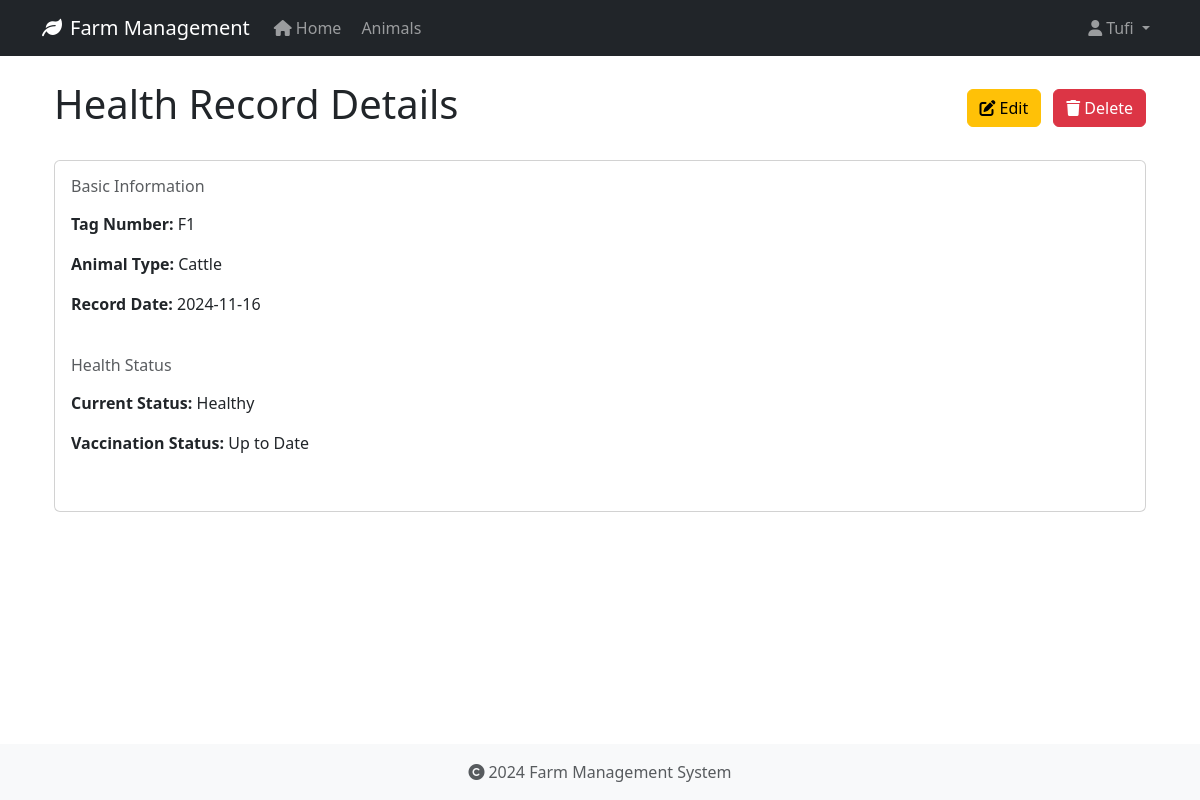
The app's page /health-records/2 (signed in) with its own data.
### app/models/user.py (models this page shows, shortened)
class User(UserMixin, db.Model):
    id = db.Column(db.Integer, primary_key=True)
    username = db.Column(db.String(80), unique=True, nullable=False)
    email = db.Column(db.String(120), unique=True, nullable=False)
    password_hash = db.Column(db.String(128))
    role = db.Column(db.String(20), default='user')
    created_at = db.Column(db.DateTime, default=datetime.utcnow)
    last_login = db.Column(db.DateTime)
    is_active = db.Column(db.Boolean, default=True)
    first_name = db.Column(db.String(50))
    last_name = db.Column(db.String(50))
    reset_token = db.Column(db.String(100), unique=True)  # Store password reset token
    reset_token_expiration = db.Column(db.DateTime)       # Store token expiration time

### app/models/animal.py (models this page shows, shortened)
class Animal(db.Model):
    id = db.Column(db.Integer, primary_key=True)
    tag_number = db.Column(db.String(50), unique=True, nullable=False, index=True)
    name = db.Column(db.String(100), nullable=True)  # Explicitly mark as nullable
    species = db.Column(db.String(50), nullable=False, index=True)
    breed = db.Column(db.String(50), nullable=True)
    date_of_birth = db.Column(db.Date, nullable=True)
    gender = db.Column(db.String(20), nullable=True)
    weight = db.Column(db.Float, nullable=True)
    status = db.Column(db.String(20), default='active', nullable=False)
    purchase_date = db.Column(db.Date, nullable=True)
    purchase_price = db.Column(db.Float, nullable=True)
    notes = db.Column(db.Text, nullable=True)
    created_at = db.Column(db.DateTime, default=datetime.utcnow, nullable=False)
    updated_at = db.Column(db.DateTime, default=datetime.utcnow, onupdate=datetime.utcnow, nullable=False)
    wool_type = db.Column(db.String(50), nullable=True)
    last_shearing = db.Column(db.Date, nullable=True)
    fleece_weight = db.Column(db.Float, nullable=True)
    wool_grade = db.Column(db.String(20), nullable=True)
    lambing_status = db.Column(db.String(50), nullable=True)
    lambing_date = db.Column(db.Date, nullable=True)
    milk_production = db.Column(db.Float, nullable=True)
    last_milking = db.Column(db.Date, nullable=True)  # Changed from DateTime to Date
    milk_quality = db.Column(db.String(20), nullable=True)
    calving_status = db.Column(db.String(50), nullable=True)
    calving_date = db.Column(db.Date, nullable=True)
    milk_fat_content = db.Column(db.Float, nullable=True)
    egg_production = db.Column(db.Integer, nullable=True)
    egg_color = db.Column(db.String(20), nullable=True)
    comb_type = db.Column(db.String(20), nullable=True)
    laying_status = db.Column(db.String(20), nullable=True)
    last_laying_date = db.Column(db.Date, nullable=True)
    egg_size = db.Column(db.String(20), nullable=True)
    category = db.Column(db.String(50), nullable=True)
    special_needs = db.Column(db.Text, nullable=True)
    diet_requirements = db.Column(db.Text, nullable=True)
    habitat = db.Column(db.String(100), nullable=True)
    health_records = db.relationship('HealthRecord', backref='animal', lazy=True, cascade='all, delete-orphan')

class HealthRecord(db.Model):
    id = db.Column(db.Integer, primary_key=True)
    animal_id = db.Column(db.Integer, db.ForeignKey('animal.id', ondelete='CASCADE'), nullable=False)
    record_type = db.Column(db.String(50), nullable=False)  # Made nullable=False
    date = db.Column(db.Date, nullable=False)
    description = db.Column(db.Text, nullable=True)
    treatment = db.Column(db.Text, nullable=True)
    cost = db.Column(db.Float, nullable=True)
    next_due_date = db.Column(db.Date, nullable=True)
    created_at = db.Column(db.DateTime, default=datetime.utcnow, nullable=False)
    created_by_id = db.Column(db.Integer, db.ForeignKey('user.id', ondelete='SET NULL'), nullable=True)

### app/routes/health_records.py (the view)
@bp.route('/<int:id>')
@login_required
def view(id):
    record = HealthRecord.query.get_or_404(id)
    try:
        description = json.loads(record.description) if record.description else {}
    except:
        description = {}
    today = date.today()
    return render_template('health_records/view.html',
                         record=record,
                         description=description,  # Pass parsed description
                         today=today)

### app/models/user.py (called while the page is built)
@login_manager.user_loader
def load_user(user_id):
    return User.query.get(int(user_id))

### app/templates/health_records/view.html (shortened to what this page needs)
{% extends "base.html" %}
{% block content %}
<div class="container">
    <div class="d-flex justify-content-between align-items-center mb-4">
        <h1>Health Record Details</h1>
        <div>
            <a href="{{ url_for('health_records.edit', id=record.id) }}" class="btn btn-warning me-2">
                <i class="fas fa-edit me-1"></i>Edit
            </a>
            <button onclick="confirmDelete({{ record.id }}, '{{ record.animal.tag_number }}')"
                    class="btn btn-danger">
                <i class="fas fa-trash me-1"></i>Delete
            </button>
        </div>
    </div>
    <div class="card">
        <div class="card-body">
            <div class="row mb-4">
                <h3 class="h6 text-muted mb-3">Basic Information</h3>
                <div class="col-md-6">
                    <p><strong>Tag Number:</strong> {{ record.animal.tag_number }}</p>
                    <p><strong>Animal Type:</strong> {{ record.animal.species }}</p>
                    <p><strong>Record Date:</strong> {{ record.date.strftime('%Y-%m-%d') }}</p>
                </div>
            </div>
            {% if description.get('Health Status') %}
            <div class="row mb-4">
                <h3 class="h6 text-muted mb-3">Health Status</h3>
                <div class="col-md-6">
                    <p><strong>Current Status:</strong> {{ description['Health Status'].get('Current', 'N/A') }}</p>
                    <p><strong>Vaccination Status:</strong> {{ description['Health Status'].get('Vaccination', 'N/A') }}</p>
                </div>
            </div>
            {% endif %}
        </div>
    </div>
</div>
{% endblock %}

### app/templates/base.html (shortened to what this page needs)
<!DOCTYPE html>
<html lang="en">
<head>
    <link rel="stylesheet" href="https://cdn.jsdelivr.net/npm/bootstrap@5.3.2/dist/css/bootstrap.min.css">
    <link rel="stylesheet" href="https://cdnjs.cloudflare.com/ajax/libs/font-awesome/6.0.0/css/all.min.css">
    <link rel="stylesheet" href="{{ url_for('static', filename='css/main.css') }}">
</head>
<body>
    <nav class="navbar navbar-expand-lg navbar-dark bg-dark">
        <div class="container">
            <a class="navbar-brand" href="{{ url_for('main.index') }}">
                <i class="fas fa-leaf me-2"></i>Farm Management
            </a>
            <div class="collapse navbar-collapse" id="navbarNav">
                <ul class="navbar-nav">
                    <li class="nav-item">
                        <a class="nav-link" href="{{ url_for('main.index') }}">
                            <i class="fas fa-home me-1"></i>Home
                        </a>
                    </li>
                    <li class="nav-item">
                        <a class="nav-link" href="{{ url_for('animals.index') }}">
                            Animals
                        </a>
                    </li>
                </ul>
                <ul class="navbar-nav ms-auto">
                    {% if current_user.is_authenticated %}
                        <li class="nav-item dropdown">
                            <a class="nav-link dropdown-toggle" href="#" id="userDropdown" role="button" data-bs-toggle="dropdown">
                                <i class="fas fa-user me-1"></i>{{ current_user.username }}
                            </a>
                        </li>
                    {% endif %}
                </ul>
            </div>
        </div>
    </nav>
    <main class="container mt-4">
        {% block content %}
        {% endblock %}
    </main>
    <footer class="footer mt-auto py-3 bg-light">
        <div class="container text-center">
            <span class="text-muted">
                <i class="fas fa-copyright me-1"></i>2024 Farm Management System
            </span>
        </div>
    </footer>
</body>
</html>

### app/static/css/main.css (style rules this page uses)
body { min-height: 100vh; display: flex; flex-direction: column; }
main { flex: 1 0 auto; }
.footer { flex-shrink: 0; }

### records on screen
User: username "Tufi"
Animal: animal.tag_number "F1", animal.species "Cattle"
HealthRecord: date "2024-11-16"

### other values on screen
{{ description['Health Status'].get('Current', 'N/A') }} "Healthy"
{{ description['Health Status'].get('Vaccination', 'N/A') }} "Up to Date"
